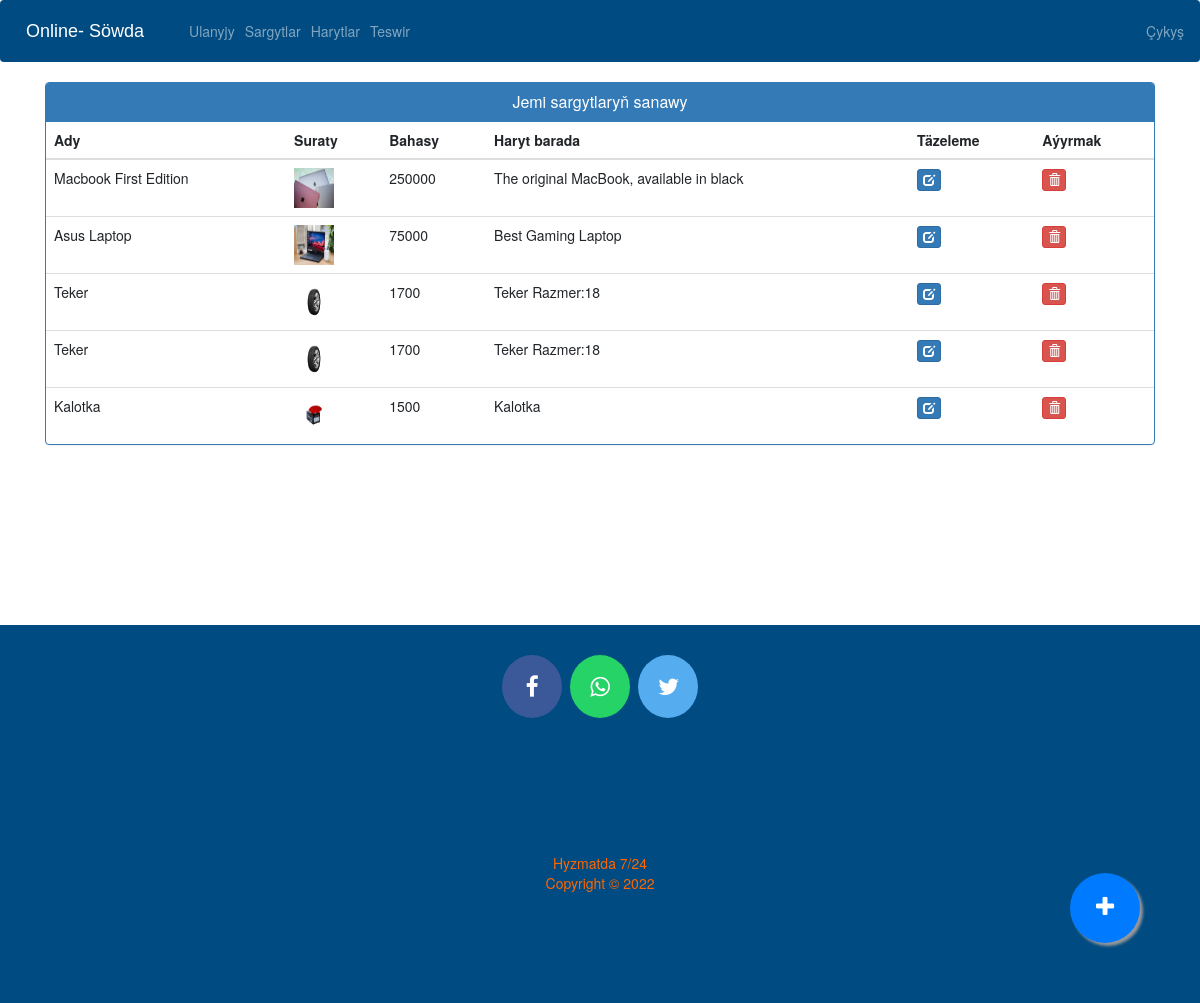
Screenshot of /admin-products (signed in) with the database file from the repository.
### ecom/models.py (models this page shows, shortened)
class Product(models.Model):
    name = models.CharField(max_length=40, verbose_name="Önümiň ady")
    product_image = models.ImageField(upload_to='product_image/', null=True, blank=True, verbose_name="Önümiň suraty")
    price = models.PositiveIntegerField(verbose_name="Önümiň bahasy")
    description = models.CharField(max_length=40)

### ecom/views.py (the view)
# urls.py: path('admin-products', views.admin_products_view,name='admin-products'),
@login_required(login_url='adminlogin')
def admin_products_view(request):
    products = models.Product.objects.all()
    return render(request, 'ecom/admin_products.html', {'products': products})

### templates/ecom/admin_products.html (shortened to what this page needs)
{% extends 'ecom/admin_base.html' %}
{% load static %}
{% block content %}
<head>
  <link href="//netdna.bootstrapcdn.com/bootstrap/3.0.0/css/bootstrap.min.css" rel="stylesheet" id="bootstrap-css">
</head>
<div class="container">
  <div class="panel panel-primary">
    <div class="panel-heading">
      <h6 class="panel-title">Jemi sargytlaryň sanawy</h6>
    </div>
    <table class="table table-hover" id="dev-table">
      <thead>
        <tr>
          <th>Ady</th>
          <th>Suraty</th>
          <th>Bahasy</th>
          <th>Haryt barada</th>
          <th>Täzeleme</th>
          <th>Aýyrmak</th>
        </tr>
      </thead>
      {% for p in products %}
  {% if p %}
      <tr>
        <td> {{p.name}}</td>
        <td> <img src="{% static p.product_image.url %}" alt="Profile Pic" height="40px" width="40px" /></td>
        <td>{{p.price}}</td>
        <td>{{p.description}}</td>
        <td><a class="btn btn-primary btn-xs" href="{% url 'update-product' p.id  %}"><span class="glyphicon glyphicon-edit"></span></a></td>
        <td><a class="btn btn-danger btn-xs" href="{% url 'delete-product' p.id  %}"><span class="glyphicon glyphicon-trash"></span></a></td>
      </tr>
      {%else%}
      <br><br><br>
      <h1>Haryt ýok</h1>
      {% endif %}
      {% endfor %}
    </table>
  </div>
</div>
<a href="/admin-add-product" class="float">
<i class="fa fa-plus my-float"></i>
</a>
{% endblock content %}

### templates/ecom/admin_base.html (style rules this page uses)
.fa { font-size: 23px; width: 60px; text-align: center; text-decoration: none; margin: 5px 2px; border-radius: 50%; }

### templates/ecom/admin_products.html (style rules this page uses)
a:link { text-decoration: none; }
h6 { text-align: center; }
.float { position:fixed; width:70px; height:70px; bottom:60px; right:60px; background-color: #007BFF; color:#FFF; border-radius:50px; text-align:center; box-shadow: 3px 3px 3px #999; }
.my-float { margin-top:22px; }

### rows the page displays
Product: name "Macbook First Edition", product_image (picture), price "250000", description "The original MacBook, available in black"
Product: name "Asus Laptop", product_image (picture), price "75000", description "Best Gaming Laptop"
Product: name "Teker", product_image (picture), price "1700", description "Teker Razmer:18"
Product: name "Teker", product_image (picture), price "1700", description "Teker Razmer:18"
Product: name "Kalotka", product_image (picture), price "1500", description "Kalotka"
